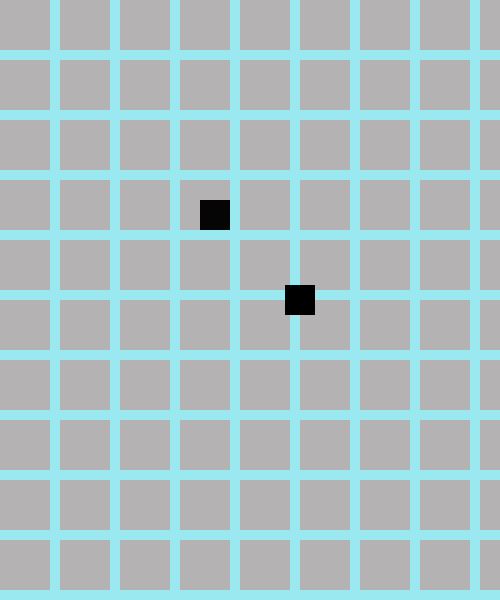
Frame 1 (no input)
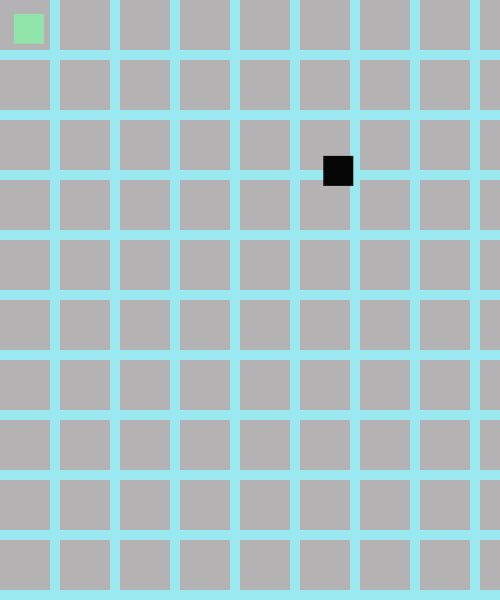
Frame 60 (the mouse pressed at the canvas centre just before this capture)
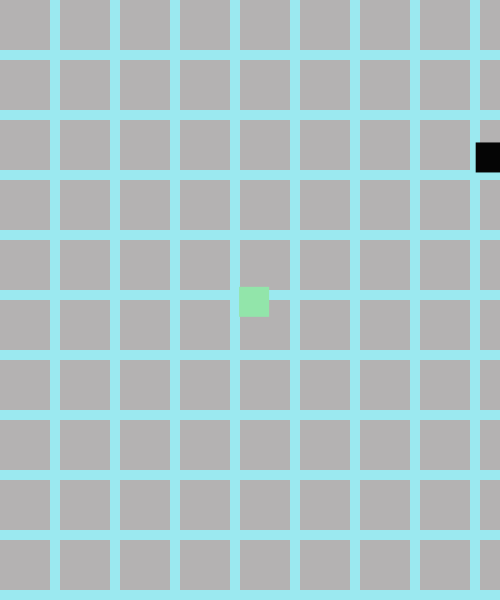
Frame 120 (the mouse held since frame 60 and released just before this capture)

The Processing sketch that drew these frames (run headless with seeded random() and noise(); from frame 60 on, the mouse is pressed at the canvas centre):

// Processing sketch: processing_130111
// ── processing_130111.pde

//WEEK 2
 
int timer = 0;
float fX = 200;
float fY = 200;
float eX = 250;
float eY = 250;
float pX = 300;
float pY = 300;
float easing = .05;
color pColor = color(#92E5AA);
  
void setup() {
  size(500, 600);
  frameRate(24);
}
  
void draw() {
  background(#9BE9F0);
  bGround();
  food();
  player1();
  collisions();
    
    
}
  
void food() {
  //respawn
  timer++;
  if (timer >= 48) {
    fX = random(width);
    fY = random(height);
    timer = 0;
  }
  fill(#050505);
  rect(fX, fY, 30, 30);
}
  
  
void player1() {
float targetX = mouseX;
float targetY = mouseY;
pX += (targetX - pX) * easing;
pY += (targetY - pY) * easing;
  fill(pColor);
  rect(pX, pY, 30, 30);
}
  
void collisions() {
  float pDist=dist(pX, pY, fX, fY);
  if (pDist <= 30) {
    pColor = color(#F50737);
  }
  else {
    pColor = color(#92E5AA);
  }
}
  
void bGround(){
  for(int i = 0; i < width; i += 60){
    for(int j = 0; j < height; j += 60){
      noStroke();
      fill(#B4B2B2);
      rect(i,j,50,50);
    }
  }
}
